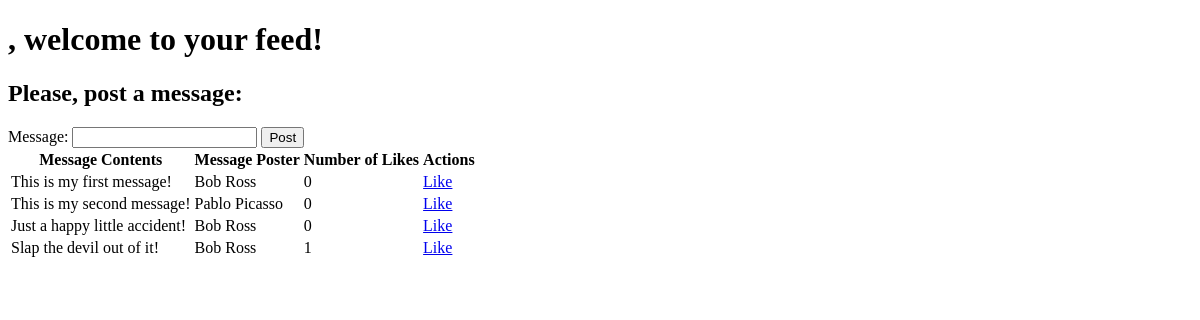
The page /feed on the database as committed earlier.
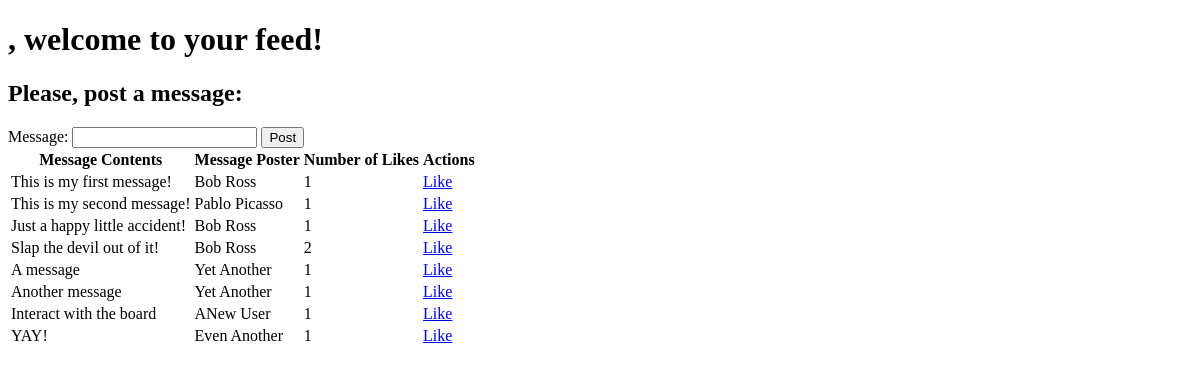
The same page on the database as committed later.
### media_app/models.py (models this page shows)
class Message_Post(models.Model):
    message = models.CharField(max_length=255)
    poster = models.ForeignKey(User, related_name="message_posts", on_delete=models.CASCADE)
    likes = models.ManyToManyField(User, related_name="likes")
    created_at = models.DateTimeField(auto_now_add=True)
    updated_at = models.DateTimeField(auto_now=True)

class User(models.Model):
    first_name = models.CharField(max_length=255)
    last_name = models.CharField(max_length=255)
    created_at = models.DateTimeField(auto_now_add=True)
    updated_at = models.DateTimeField(auto_now=True)

### media_app/views.py (the view)
# urls.py: path('feed', views.feed),
def feed(request):
    context = {
        'all_posts': Message_Post.objects.all()
    }
    return render(request, 'feed.html', context)

### media_app/templates/feed.html (shortened to what this page needs)
<!DOCTYPE html>
<html lang="en">
<head>
</head>
<body>
    <h1>{{request.session.name}}, welcome to your feed!</h1>
    <h2>Please, post a message:</h2>
    <form action="/create_message" method=POST>
    Message: <input type="text" name='contents'>
    <input type="submit" value='Post'>
    </form>
    <table>
        <tr>
            <th>Message Contents</th>
            <th>Message Poster</th>
            <th>Number of Likes</th>
            <th>Actions</th>
        </tr>
        {% for post in all_posts %}
        <tr>
            <td>{{post.message}}</td>
            <td>{{post.poster.first_name}} {{post.poster.last_name}}</td>
            <td>{{post.likes.count}}</td>
            <td><a href="/likes/{{post.id}}">Like</a></td>
        </tr>
        {% endfor %}
    </table>
</body>
</html>

Rows that differ between the two databases and show on the page:
computed for Message_Post "This is my first message!": likes.count "0" → "1"
computed for Message_Post "This is my second message!": likes.count "0" → "1"
computed for Message_Post "Just a happy little accident!": likes.count "0" → "1"
computed for Message_Post "Slap the devil out of it!": likes.count "1" → "2"
added Message_Post: message "A message", poster.first_name "Yet", poster.last_name "Another", likes.count "1"
added Message_Post: message "Another message", poster.first_name "Yet", poster.last_name "Another", likes.count "1"
added Message_Post: message "Interact with the board", poster.first_name "ANew", poster.last_name "User", likes.count "1"
added Message_Post: message "YAY!", poster.first_name "Even", poster.last_name "Another", likes.count "1"
